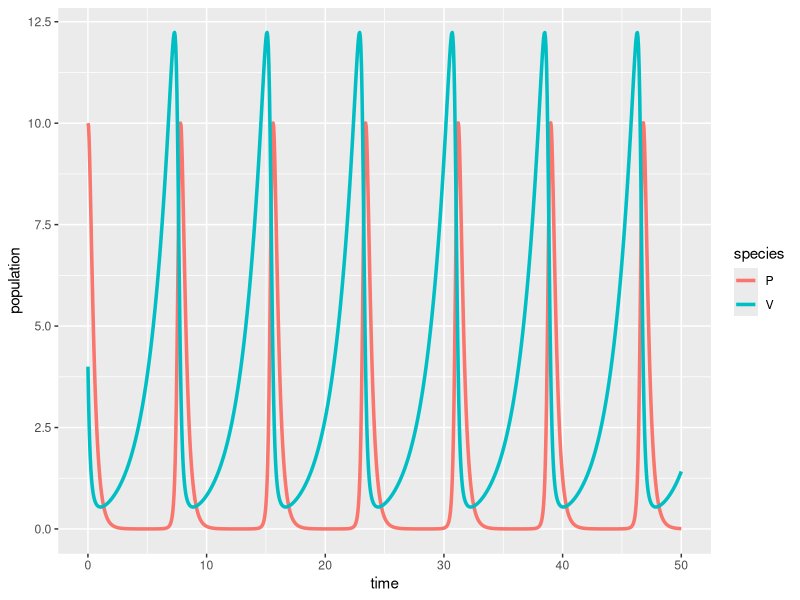

R code for this plot:
## ---- chunk 1
#| message: false
#| warning: false
# load libraries ----
library(tidyverse)
library(deSolve)
library(kableExtra)
## ---- chunk 2
# Create a sequence of times (days) ----
time <- seq(from = 0, to = 50, by = 0.05)

# Set some parameter values (these can change - keep it in mind) ----
parameters <- c(r = .55, alpha = 0.5, beta = 0.8, q = 3)

# Set the initial condition (prey and predator populations at t = 0) ----
# Recall: V = prey, P = predator
init_cond <- c(V = 4, P = 10)

# Prepare the series of differential equations as a function ----
lv_equations <- function(time, init_cond, parameters) {
  with(as.list(c(init_cond, parameters)), {
    dVdt = r * V - alpha * V * P
    dPdt = beta * V * P - q * P
    return(list(c(dVdt, dPdt)))
  })
}

# Find the approximate the solution using `deSolve::ode()` ----
approx_lv <- ode(y = init_cond, times = time, func = lv_equations, parms = parameters)

# Check the class ----
class(approx_lv)

# We really want this to be a data frame, AND we want both prey (V) and predator (P) to be in the same column -- we'll learn why in EDS 221 (tidy data) ----
approx_lk_df <- data.frame(approx_lv) |> 
  pivot_longer(cols = c(V, P), names_to = "species", values_to = "population")

# Plot it ----
ggplot(data = approx_lk_df, aes(x = time, y = population)) +
  geom_line(aes(color = species), linewidth = 1.2)
